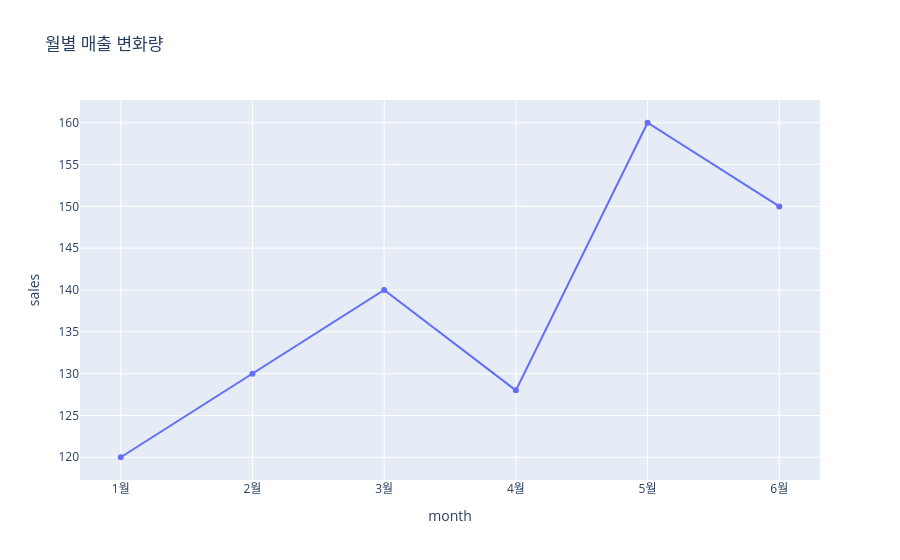

Notebook source saved alongside this figure:
### Code cell
df = pd.DataFrame({
    'month': ['1월','2월','3월','4월','5월', '6월',],
    'sales': [120,130,140,128,160,150]
})

fig = px.line(
    df,
    x='month',
    y='sales',
    markers=True,
    title='월별 매출 변화량'
)

fig.show()
# mode bar

### Figure 1 — Plotly figure (JSON) as saved in the notebook; plotly's stock layout.template omitted (floating-point values rounded to 4 significant figures)
{"data": [{"hovertemplate": "month=%{x}<br>sales=%{y}<extra></extra>", "legendgroup": "", "line": {"color": "#636efa", "dash": "solid"}, "marker": {"symbol": "circle"}, "mode": "lines+markers", "name": "", "orientation": "v", "showlegend": false, "x": ["1월", "2월", "3월", "4월", "5월", "6월"], "xaxis": "x", "y": [120, 130, 140, 128, 160, 150], "yaxis": "y", "type": "scatter"}], "layout": {"xaxis": {"anchor": "y", "domain": [0.0, 1.0], "title": {"text": "month"}}, "yaxis": {"anchor": "x", "domain": [0.0, 1.0], "title": {"text": "sales"}}, "legend": {"tracegroupgap": 0}, "title": {"text": "월별 매출 변화량"}}}
